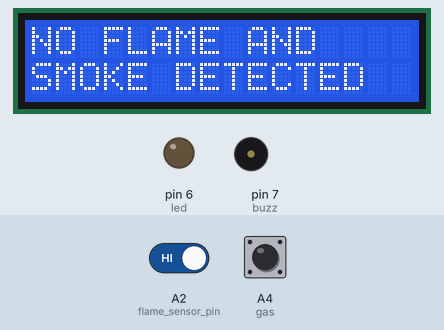
Simulated run of this sketch. Board: Arduino Uno, built with avr-gcc and run on an emulated ATmega328P. Shown: 16×2 character LCD, output pins drawn as LEDs (lit = HIGH), buzzer (waves = sounding, pin HIGH). The inputs (shaded band) are chosen by the test bench; at power-on: A2 (flame_sensor_pin) HIGH, A4 (gas) HIGH. What the sketch prints to the serial monitor is not drawn.

Above: at 6.1 s.
7.3 s: A2 (flame_sensor_pin) driven LOW
At 8.5 s:
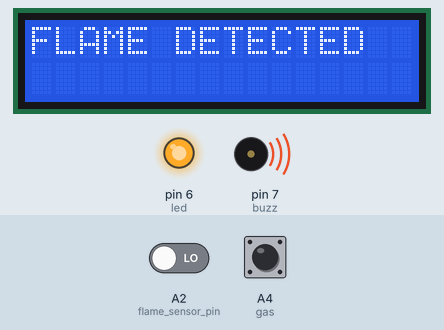
At 14.79 s:
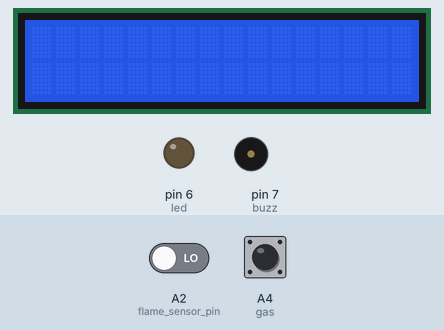
Timing chart, 0 to 15.0 s (numbered marks = the images above; inputs shaded):
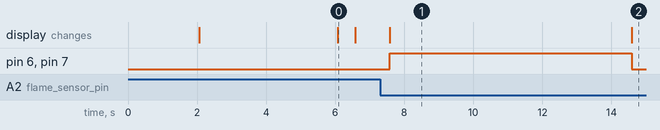

Measured:
- after the input at 7.3 s, pin 6 (led), pin 7 (buzz): LOW → HIGH after 0.28 s, → LOW 7.0 s later; the display: changes after 0.28 s (image 1)
- what the display in image 0 shows lasts 0.5 s, from 6.1 s to 6.6 s
- what the display in image 1 shows lasts 7.0 s, from 7.6 s to 14.6 s

The sketch:

code.ino
```cpp
#include <LiquidCrystal.h>

int flame_sensor_pin = A2;
int flame_pin = HIGH;
int gas = A4;
int buzz = 7;
int led = 6;
int g;
LiquidCrystal lcd(8, 9, 10, 11, 12, 13);

void setup() {
  Serial.begin(9600);
  lcd.begin(16, 2);
  pinMode(gas, INPUT);
  pinMode ( flame_sensor_pin , INPUT );
  pinMode(buzz, OUTPUT);
  pinMode(led, OUTPUT);
  lcd.setCursor(2, 0);
  lcd.print("GAS AND FIRE ");
  lcd.setCursor(2, 1);
  lcd.print("ALARM SYSTEM");
  delay(2000);
  lcd.clear();
  Serial.begin(9600);
  delay(1000);

  //Set SMS format to ASCII
  Serial.write("AT+CMGF=1\r\n");
  delay(1000);

  //Send new SMS command and message number
  Serial.write("AT+CMGS=\"+2348144836070\"\r\n");
  delay(1000);

  //Send SMS content
  Serial.write("You are welcome");
  delay(1000);

  //Send Ctrl+Z / ESC to denote SMS message is complete
  Serial.write((char)26);
}

void loop() {
  flame_pin = digitalRead(flame_sensor_pin );
  g = digitalRead(gas);
  Serial.println(g);


  flame_pin = digitalRead( flame_sensor_pin) ; // reading from the sensor


  if (flame_pin == LOW && g == LOW) // applying condition
  {
    Serial.println ( "ALERT: SMOKE AND FLAME DETECTED" ) ;
    digitalWrite ( buzz , HIGH ) ;// if state is high, then turn high the BUZZER
    digitalWrite ( led , HIGH );
    lcd.setCursor(0, 0);
    lcd.print("FLAME AND SMOKE");
    lcd.setCursor(4, 1);
    lcd.print("DETECTED");
    delay(2000);
    Send_Sms();
    digitalWrite ( buzz , LOW ) ;// if state is high, then turn high the BUZZER
    digitalWrite ( led , LOW );
    lcd.clear();
  }
  else if (flame_pin == LOW && g == HIGH) {
    Serial.println ( "ALERT: FLAME DETECTED" ) ;
    lcd.setCursor(0, 0);
    lcd.print("FLAME DETECTED");
    digitalWrite ( buzz , HIGH ) ;// if state is high, then turn high the BUZZER
    digitalWrite ( led , HIGH );
    delay(2000);
    Send_fire();
    lcd.clear();
    digitalWrite ( buzz , LOW) ;// if state is high, then turn high the BUZZER
    digitalWrite ( led , LOW );
  }
  else if (flame_pin == HIGH && g == LOW) {
    Serial.println ( "ALERT: SMOKE DETECTED" ) ;
    lcd.setCursor(0, 0);
    lcd.print("SMOKE DETECTED");
    digitalWrite ( buzz , HIGH ) ;// if state is high, then turn high the BUZZER
    digitalWrite ( led , HIGH );
    Send_Smoke();
    delay(2000);
    lcd.clear();
    digitalWrite ( buzz , LOW ) ;// if state is high, then turn high the BUZZER
    digitalWrite ( led , LOW );
  }
  else
  {
    Serial.println ( " NO FLAME AND SMOKE DETECTED " ) ;
    digitalWrite ( buzz , LOW ) ; // otherwise turn it low
    digitalWrite ( led , LOW );
    lcd.setCursor(0, 0);
    lcd.print("NO FLAME AND");
    lcd.setCursor(0, 1);
    lcd.print("SMOKE DETECTED");
    delay(500);
    lcd.clear();
  }
  delay(1000);

}


void Send_Sms(){
   //Being serial communication witj Arduino and SIM800
  Serial.begin(9600);
  delay(1000);

  //Set SMS format to ASCII
  Serial.write("AT+CMGF=1\r\n");
  delay(1000);

  //Send new SMS command and message number
  Serial.write("AT+CMGS=\"phone number\"\r\n");
  delay(1000);

  //Send SMS content
  Serial.write("There is a fire and smoke, THERE COULD BE FIRE OUTBREAK");
  delay(1000);

  //Send Ctrl+Z / ESC to denote SMS message is complete
  Serial.write((char)26);
  delay(1000);

}

void Send_fire(){
   //Being serial communication witj Arduino and SIM800
  Serial.begin(9600);
  delay(1000);

  //Set SMS format to ASCII
  Serial.write("AT+CMGF=1\r\n");
  delay(1000);

  //Send new SMS command and message number
  Serial.write("AT+CMGS=\"phone number\"\r\n");
  delay(1000);

  //Send SMS content
  Serial.write("There is a fire, THERE COULD BE FIRE OUTBREAK");
  delay(1000);

  //Send Ctrl+Z / ESC to denote SMS message is complete
  Serial.write((char)26);
  delay(1000);

}

void Send_Smoke(){
   //Being serial communication witj Arduino and SIM800
  Serial.begin(9600);
  delay(1000);

  //Set SMS format to ASCII
  Serial.write("AT+CMGF=1\r\n");
  delay(1000);

  //Send new SMS command and message number
  Serial.write("AT+CMGS=\"phone number\"\r\n");
  delay(1000);

  //Send SMS content
  Serial.write("There is a smoke, ");
  delay(1000);

  //Send Ctrl+Z / ESC to denote SMS message is complete
  Serial.write((char)26);
  delay(1000);

}
```
